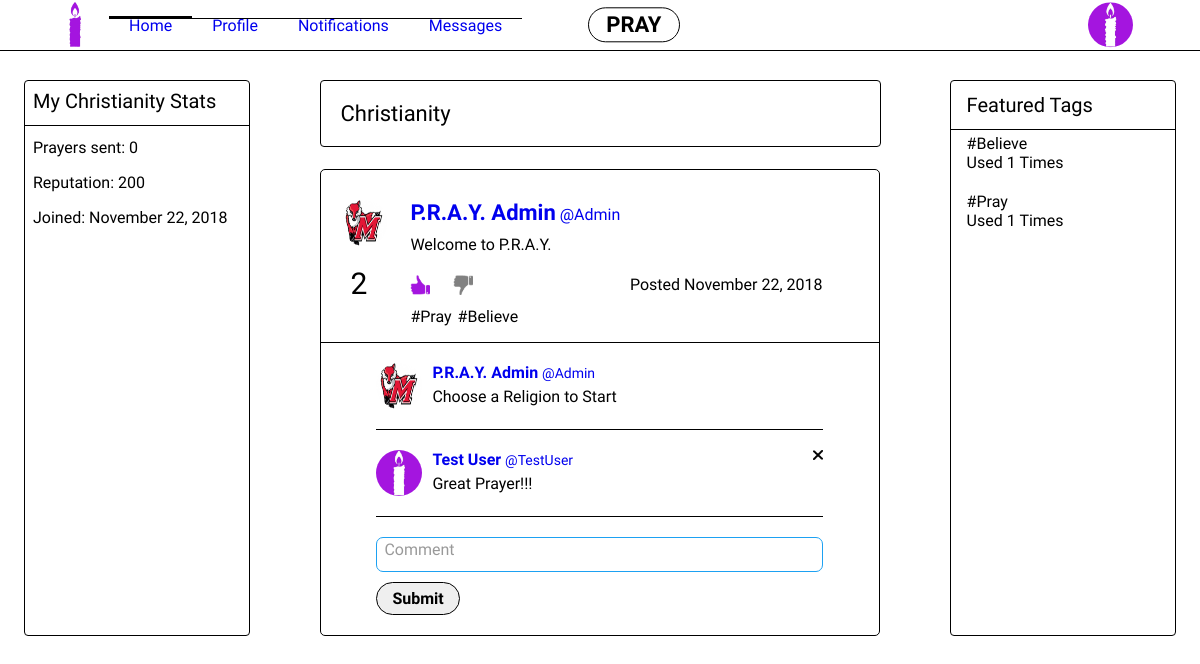
Page /index.php (signed in) on the committed database.
### tables this page shows
CREATE TABLE Users(
    userid INT(10) PRIMARY KEY AUTO_INCREMENT,
    fname VARCHAR(20),
    lname VARCHAR(20),
    username VARCHAR(12),
    user_password VARCHAR(15),
    bio TEXT,
    zipCode INT(10),
    Primary_religion INT(10),
    theme VARCHAR(20),
    email VARCHAR(30),
    phone_number VARCHAR(15),
    pPicture VARCHAR(20),
    bPicture VARCHAR(20),
    securityquest VARCHAR(100),
    securityAnswer VARCHAR(20),
    dateLastMaint DATETIME DEFAULT CURRENT_TIMESTAMP,
    dateAdded DATETIME DEFAULT CURRENT_TIMESTAMP,
    CONSTRAINT FK_Users_Religions FOREIGN KEY (Primary_religion) REFERENCES Religions (relid)
);

CREATE TABLE Religions(
    relid INT(10) PRIMARY KEY AUTO_INCREMENT,
    religion_name VARCHAR(30),
    dateLastMaint DATETIME DEFAULT CURRENT_TIMESTAMP,
    dateAdded DATETIME DEFAULT CURRENT_TIMESTAMP
);

CREATE TABLE User_Religions(
    userid INT(10),
    relid INT(10),
    reputation INT(10),
    isMod BOOLEAN DEFAULT 0,
    dateLastMaint DATETIME DEFAULT CURRENT_TIMESTAMP,
    dateAdded DATETIME DEFAULT CURRENT_TIMESTAMP,
    PRIMARY KEY(userid, relid),
    CONSTRAINT FK_User_UserReligion FOREIGN KEY (userid) REFERENCES Users (userid) ON DELETE RESTRICT,
    CONSTRAINT FK_Religion_UserReligion FOREIGN KEY (relid) REFERENCES Religions (relid) ON DELETE RESTRICT
);

CREATE TABLE Prayers(
    prayid INT(10) PRIMARY KEY AUTO_INCREMENT,
    userid INT(10),
    content VARCHAR(140),
    descript TEXT,
    pray_status INT(1),
    exclusive INT(1),
    post_date DATETIME,
    img VARCHAR(15),
    dateLastMaint DATETIME DEFAULT CURRENT_TIMESTAMP,
    dateAdded DATETIME DEFAULT CURRENT_TIMESTAMP,
    CONSTRAINT FK_Users_Prayer FOREIGN KEY (userid) REFERENCES Users (userid)
);

CREATE TABLE Tags(
    tagid INT(10) PRIMARY KEY AUTO_INCREMENT,
    tag_name VARCHAR(14),
    dateLastMaint DATETIME DEFAULT CURRENT_TIMESTAMP,
    dateAdded DATETIME DEFAULT CURRENT_TIMESTAMP
);

CREATE TABLE Comments(
    commid INT(10) PRIMARY KEY AUTO_INCREMENT,
    userid INT(10),
    prayid INT(10),
    comment VARCHAR(5000),
    isChecked BOOLEAN DEFAULT 0,
    dateLastMaint DATETIME DEFAULT CURRENT_TIMESTAMP,
    dateAdded DATETIME DEFAULT CURRENT_TIMESTAMP,
    CONSTRAINT FK_User_Comments FOREIGN KEY (userid) REFERENCES Users (userid),
    CONSTRAINT FK_Prayer_Comments FOREIGN KEY (prayid) REFERENCES Prayers (prayid)
);

### index.php (the view, shortened to what the rows shown need)
<?php
    require 'config/ApplicationTop.php';
    include 'Classes/prayers.php';
    include 'Classes/prayerCommentDisplayer.php';
    $menus = [
        [
            'name'=>'Home',
            'link'=>'index.php',
            'active'=>'active'
        ],
        [
            'name'=>'Profile',
            'link'=>'profile.php',
            'active'=>''
        ],
        [
            'name'=>'Notifications',
            'link'=>'notifications.php',
            'active'=>''
        ],
        [
            'name'=>'Messages',
            'link'=>'messages.php',
            'active'=>''
        ]
    ];
    $header = new Header($db, $menus, $title, $css);
    $header->ShowUserMenu($id);
    $header->displayHeader();
    $comments = new PrayerCommentDisplayer($db, $id);
    $feed = new PrayerCreator($db,$id,$comments);
    $primaryrelquery = "SELECT u.primary_religion
                   FROM users u
                   WHERE u.userid = $id";
    $primaryrelres = $db->fetchquery($primaryrelquery);
    $prel = $primaryrelres[0]['primary_religion'];
    $chosenreligion = isset($_SESSION['currel']) ? $_SESSION['currel'] : $prel;
    $curreligionquery = "SELECT r.religion_name, r.relid
                         FROM Religions r
                         WHERE r.relid = $chosenreligion";
    $curreligion = $db->fetchQuery($curreligionquery);
    $prayerquery = "SELECT p.userid, u.fname, u.lname, u.username, p.content, pr.relid, p.prayid, p.img,
                        r.religion_name, u.pPicture, p.dateLastMaint
                    FROM Prayers p, Users u, Prayer_Religions pr, Religions r
                    WHERE p.userid = u.userid
                    AND pr.prayid = p.prayid
                    AND pr.relid = r.relid
                    AND (pr.relid = $chosenreligion
                    OR pr.relid = 1)
                    ORDER BY p.prayid desc";
    $prayers = $db->FetchQuery($prayerquery);
?>
<section class='index-body' id='body'>
    <div class='index-left-box'>
        <p class='index-trends-header'>My <?php echo $curreligion[0]['religion_name']?> Stats</p>
        <p>Prayers sent: <?php echo prayersSent($id, $curreligion[0]['relid'], $db )?> </p>
        <p> Reputation: <?php echo getReputation($id, $curreligion[0]['relid'], $db )?></p>
        <p> Joined: <?php echo dateJoined($id, $curreligion[0]['relid'], $db )?> </p>
    </div>
    <div class='index-center-box'>
        <ul class='sort-menu'>
            <li class='religion-menu-header'>
                <?php echo $curreligion[0]['religion_name']?>
            </li>
        </ul>
        <?php
        foreach($prayers as $i){
            $feed->showPrayer($i);
        }?>
    </div>
</section>

### Classes/createheader.php (shortened to what the rows shown need)
<?php
    class Header{
        protected $db;
        protected $loggedIn;
        protected $userid;
        protected $title;
        protected $css;
        protected $profpic;
        Public function __construct($db,$menus,$title,$css){
            $this->db = $db;
            $this->title = $title;
            $this->css = $css;
        }
        function showUserMenu($id, $bool = 1){
            $this->loggedIn = $bool;
            $this->userid = $id;
            $this->getUserInfo();
        }
        function displayHeader(){
            $this->createTitle();
            echo "
                  <section class='header'>
                  <div class='header-box'>
                  <ul class='logo-box'>
                      <li class='logo-li'>
                          <a href='index.php'><img class='logo' src='".getRoot()."images/icons/favicon.png'></a>
                      </li>
                  </ul>
                  <ul class='header-link-box'>";
            echo "</ul>";
            if($this->loggedIn == 1){
                echo "
                <ul class='header-profile-pic'>
                    <li id='sort-compose'>
                        <div id='startprayer' onclick='ShowCompose()'>PRAY</div>
                    </li>
                    <li id='header-profile-pic-link' onclick='ShowMenu()'>
                        <img class='index-profile-pic' src='".getRoot()."images/Users/".$this->userid."/Profile/".$this->profpic."'>
                    </li>
                </ul>";
            }
            echo "</div></section>";
        }
        function createTitle(){
           echo "<html>
                    <head>
                        <title>".$this->title."</title>
                        <link rel='shortcut icon' href='images/icons/favicon.png'>
                        <meta name='viewport' content='width=device-width, initial-scale=1.0'>
                        <link href='https://fonts.googleapis.com/css?family=Work Sans' rel='stylesheet'>
                    </head>
                    <body>";
            $this->addcss();
        }
        function addcss(){
            foreach($this->css as $i){
                echo "<link rel='stylesheet' type='text/css' href='".$i["src"]."'>";
                continue;
            }
        }
        function getUserInfo(){
            $query = "SELECT * FROM USERS WHERE userid = '$this->userid'";
            $result = $this->db->fetchQuery($query);
            $this->profpic = $result[0]['pPicture'];
        }
    }
?>

### Classes/prayers.php (shortened to what the rows shown need)
<?php
    class PrayerCreator{
        protected $db;
        protected $userid;
        protected $comments;
        protected $likepic;
        protected $dislikepic;
        protected $likeclass;
        protected $dislikeclass;
        Public function __construct($db, $userid, $comments = null){
            $this->db = $db;
            $this->userid = $userid;
            $this->comments = $comments;
        }
        function checkLike($prayid){
            $this->likepic = getRoot()."images/icons/thumbs-up-grey.png";
            $this->dislikepic = getRoot()."images/icons/thumbs-down-grey.png";
            $this->likeclass = "";
            $this->dislikeclass = "";
            $checkquery = "SELECT *
                           FROM LIKES
                           WHERE prayid = '$prayid'
                           AND userid = '$this->userid'";
            $check = $this->db->fetchQuery($checkquery);
            if($check){
                if($check[0]['isLike'] == 0){
                    $this->dislikepic = getRoot()."images/icons/thumbs-down-purple.png";
                    $this->dislikeclass = "up-down-active";
                }else{
                    $this->likepic = getRoot()."images/icons/thumbs-up-purple.png";
                    $this->likeclass = "up-down-active";
                }
            }
        }
        function getTags($prayid){
            $tagquery = "SELECT t.tag_name
                         FROM Prayer_tags pt, tags t
                         WHERE prayid = $prayid
                         AND t.tagid = pt.tagid";
            $tags = $this->db->fetchQuery($tagquery);
            return $tags;
        }
        function showPrayer($i){
            $likeurl = "`php/addLike.php`";
            $likedata = "{prayid : ".$i['prayid']."}";
            $dislikeurl = "`php/addDislike.php`";
            $dislikedata = "{prayid : ".$i['prayid']."}";
            $tags = $this->getTags($i['prayid']);
            echo "
            <div class='feed-container'>
                <div class='feed-box'>
                    <div class='feed-profile-img-box'>
                        <img class='feed-profile-img 'src='images/Users/".$i['userid']."/Profile/".$i['pPicture']."'>
                        <p class='prayer-score' id='score--".$i['prayid']."'>".prayerScore($i['prayid'], $this->db)."</p>
                    </div>
                    <div class='feed-content-box'>
                        <ul class='feed-content-header'>
                        <li class='feed-content-name'>
                            <a class='feed-profile-link' href='profile.php?id=".$i['userid']."'>
                                <p class='feed-profile-name'>".$i['fname']." ".$i['lname']."</p>
                                <p class='feed-profile-username'>@".$i['username']."</p>
                            </a>
                        </li>";
                        echo
                        "</ul>
                        <p class='feed-content'>".$i['content']."</p>
                        ";
                        echo"
                        <ul class='feed-interact-menu'>
                            <li class='feed-like ".$this->likeclass."' onclick='addLike(".$likeurl.", ".$likedata.", ".$i['prayid'].")' id='like--".$i['prayid']."' >
                            <img id='like-pic--".$i['prayid']."' src='".$this->likepic."' width='20px' height='20px'>
                            </li>
                            <li class='feed-downvote ".$this->dislikeclass."' onclick='addDislike(".$dislikeurl.", ".$dislikedata.", ".$i['prayid'].")' id='dislike--".$i['prayid']."'>
                            <img id='dislike-pic--".$i['prayid']."' src='".$this->dislikepic."' width='20px' height='20px'>
                            </li>
                            <li class='prayer-date'>
                            <p>Posted ". formatDate($i['dateLastMaint']) ."</p>
                            </li>
                        </ul>
                        <ul class='prayer-tags-menu'>";
                            foreach($tags as $t){
                                echo "<li class='prayer-tag'>#".$t['tag_name']."</li>";
                            }
                        echo"
                        </ul>
                    </div>
                </div>
                ";
                if($this->comments){
                    echo"
                    <div class='feed-comment-box'>";
                    $this->comments->showComments($i);
                    echo "<div class='post-comment'>
                    <form method='post' action='php/prayercomment.php'>
                    <textarea class='comment' name='comment' style='height:35px' onkeyup='auto_grow(this)' placeholder='Comment'></textarea>
                    <div id='submit-comment-box'>
                    <button type='submit' name='prayid' id='submit-comment' value='".$i['prayid']."'>Submit</button>
                    </div>
                    </form>
                    </div>
                    </div>
                    </div>";
                }
        }
    }
?>

### Classes/prayerCommentDisplayer.php (shortened to what the rows shown need)
<?php
    class PrayerCommentDisplayer{
        protected $db;
        protected $userid;
        Public function __construct($db,$userid){
            $this->db = $db;
            $this->userid = $userid;
        }
        function showComments($prayer){
            $comments = $this->getCommentInfo($prayer['prayid']);
            if($comments){
                $this->createComments($comments, $prayer['prayid']);
            }
        }
        function getCommentInfo($id){
            $query = "SELECT c.commid AS cid, c.comment AS comment, u.pPicture AS user_img, u.userid as userid, u.fname, u.lname, u.username
                      FROM Comments c, Users u
                      WHERE prayid = '$id'
                      AND u.userid = c.userid";
            $result = $this->db->fetchQuery($query);
            if($result){
                return $result;
            }else{
                return false;
            }
        }
        function createComments($comment, $prayid){
            $num = 0;
            foreach($comment as $i){
                if($num < 10){
                    $this->displayComment($i,$prayid);
                }
                $num += 1;
            }
        }
        function displayComment($comment, $prayid){
            echo "<div class='comment-feed'>
                    <div class='comment-usr-img'>
                    <img class='feed-profile-img' src='images/Users/".$comment['userid']."/Profile/".$comment['user_img']."'>
                    </div>
                    <div class='comment-feed-content'>
                    <a class='feed-profile-link' href='profile.php?id=".$comment['userid']."'>
                        <p class='comment-profile-name'>".$comment['fname']." ".$comment['lname']."</p>
                        <p class='comment-profile-username'>@".$comment['username']."</p>
                    </a>
                    <p class='comment-content'>".$comment['comment']."</p>
                    </div>";
                    if($this->canDelete($prayid, $comment['userid'])){
                        echo "<form method='post' action='php/removeComment.php'>
                        <img class='delete-comment-button'src='images/icons/close.png' onclick='removeComment(".$comment['cid'].")'>
                        <button id='removeComment--".$comment['cid']."' name='delete' type='submit' class='hidden' value='".$comment['cid']."'>
                        </form>";
                    }
                    echo "</div>";
        }
        function canDelete($prayid, $cmntuserid){
            if($this->userid == $cmntuserid || $this->userid == 1){
                return true;
            }
        }
    }
?>

### rows in the picture
users: pPicture (picture), userid.reputation "200", userid.dateAdded "November 22, 2018"
religions: religion_name "Christianity"
prayers: userid.pPicture (picture), db "2", userid.fname "P.R.A.Y.", userid.lname "Admin", userid.username "Admin", content "Welcome to P.R.A.Y.", dateLastMaint "November 22, 2018", $i['prayid'] 1 (drawn)
tags: tag_name "Pray"
tags: tag_name "Believe"
comments: userid.pPicture (picture), userid.fname "P.R.A.Y.", userid.lname "Admin", userid.username "Admin", comment "Choose a Religion to Start"
comments: userid.pPicture (picture), userid.fname "Test", userid.lname "User", userid.username "TestUser", comment "Great Prayer!!!"

### other values in the picture
$i['name'] "Home"
$i['name'] "Profile"
$i['name'] "Notifications"
$i['name'] "Messages"
prayersSent($id, $curreligion[0]['relid'], $db ) "0"
$tag['tag_name'] "Believe"
$tag['nums'] "1"
$tag['tag_name'] "Pray"
